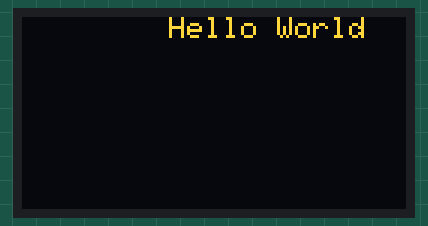
This sketch was run on a simulated Arduino Uno, built with avr-gcc and run on an emulated ATmega328P. Shown: 128×64 one-colour display. The OLED is the two-colour kind (top 16 rows yellow); the display library's start-up logo is not drawn; storage starts empty; what the sketch prints to the serial monitor is not drawn.

Above: at 4.2 s.

The sketch:

datarecorder.ino
```cpp
/***
Data Recorder sketch
Capture data with the current time and record to a time-series file on SD card.

This sketch will leverage the following components:
** WEMOS D1 mini (8266 based microcontroller board)
** 1306 OLED 128x64 display
** Mini SD Card drive
** DS3231 Timeclock


Author: Blair Kennedy
Date: April 2023
*/

// Library declarations

// I2C and SPI Bus libraries
#include <Adafruit_BusIO_Register.h>
#include <SPI.h>
#include <SD.h>

// 1306 OLED Driver
#include <Adafruit_SSD1306.h>
#include <splash.h> // adafruit splash logo
#include <Adafruit_GFX.h>
#include <wire.h>


#define SCREEN_WIDTH 128 // OLED display width, in pixels
#define SCREEN_HEIGHT 64 // OLED display height, in pixels
#define OLED_RESET     -1 // Reset pin # (or -1 if sharing Arduino reset pin)
#define SCREEN_ADDRESS 0x3C ///< See datasheet for Address; 0x3D for 128x64, 0x3C for 128x32

Adafruit_SSD1306 display(SCREEN_WIDTH, SCREEN_HEIGHT, &Wire, OLED_RESET);

File myFile; // File handle
const int SD_ChipSelect = 0xD8; //Wemos D1 mini CS pin is 0xD8

void setup() {
  // put your setup code here, to run once:
  Serial.begin(115200); // serial interface output

  Serial.println(F("Starting datareader sketch"));


  // SSD1306_SWITCHCAPVCC = generate display voltage from 3.3V internally
  if(!display.begin(SSD1306_SWITCHCAPVCC, SCREEN_ADDRESS)) {
    Serial.println(F("SSD1306 allocation failed"));
    for(;;); // Don't proceed, loop forever
  }

  // Show initial display buffer contents on the screen --
  // the library initializes this with an Adafruit splash screen.
  display.display();
  delay(2000); // Pause for 2 seconds

  // Clear the buffer
  display.clearDisplay();

  // Draw a single pixel in white
  display.drawPixel(10, 10, SSD1306_WHITE);

  // Show the display buffer on the screen. You MUST call display() after
  // drawing commands to make them visible on screen!
  display.display();
  delay(2000);

  Serial.print("Initializing SD card...");

  if (!SD.begin(SD_ChipSelect)) {
    Serial.println("initialization failed!");
    return;
  }
  Serial.println("initialization done.");

  // test SD card reader
  // testFile();
}


String test_string = "Hello World";


void loop() {
  // put your main code here, to run repeatedly:

  displayText(test_string);


}


void displayText(String message) {
  Serial.println("displayText called with parameter - " + message);
  display.clearDisplay();

  display.setTextSize(1);             // Normal 1:1 pixel scale
  display.setTextColor(SSD1306_WHITE);        // Draw white text
  display.setCursor(SCREEN_WIDTH/2-(sizeof(message)/2*5),0);             // Start at top-left corner
  display.println(message);

  // display.setTextColor(SSD1306_BLACK, SSD1306_WHITE); // Draw 'inverse' text

  //display.setTextSize(2);             // Draw 2X-scale text
  //display.setTextColor(SSD1306_WHITE);
  //display.print(F("0x")); display.println(0xDEADBEEF, HEX);

  display.display();
  delay(2000);
}

// Write and delete a file from the SD card
void testFile() {


  if (SD.exists("example.txt")) {
    Serial.println("example.txt exists.");
  } else {
    Serial.println("example.txt doesn't exist.");
  }

  // open a new file and immediately close it:
  Serial.println("Creating example.txt...");
  myFile = SD.open("example.txt", FILE_WRITE);
  myFile.close();

  // Check to see if the file exists:
  if (SD.exists("example.txt")) {
    Serial.println("example.txt exists.");
  } else {
    Serial.println("example.txt doesn't exist.");
  }

  // delete the file:
  Serial.println("Removing example.txt...");
  SD.remove("example.txt");

  if (SD.exists("example.txt")) {
    Serial.println("example.txt exists.");
  } else {
    Serial.println("example.txt doesn't exist.");
  }

}
```
